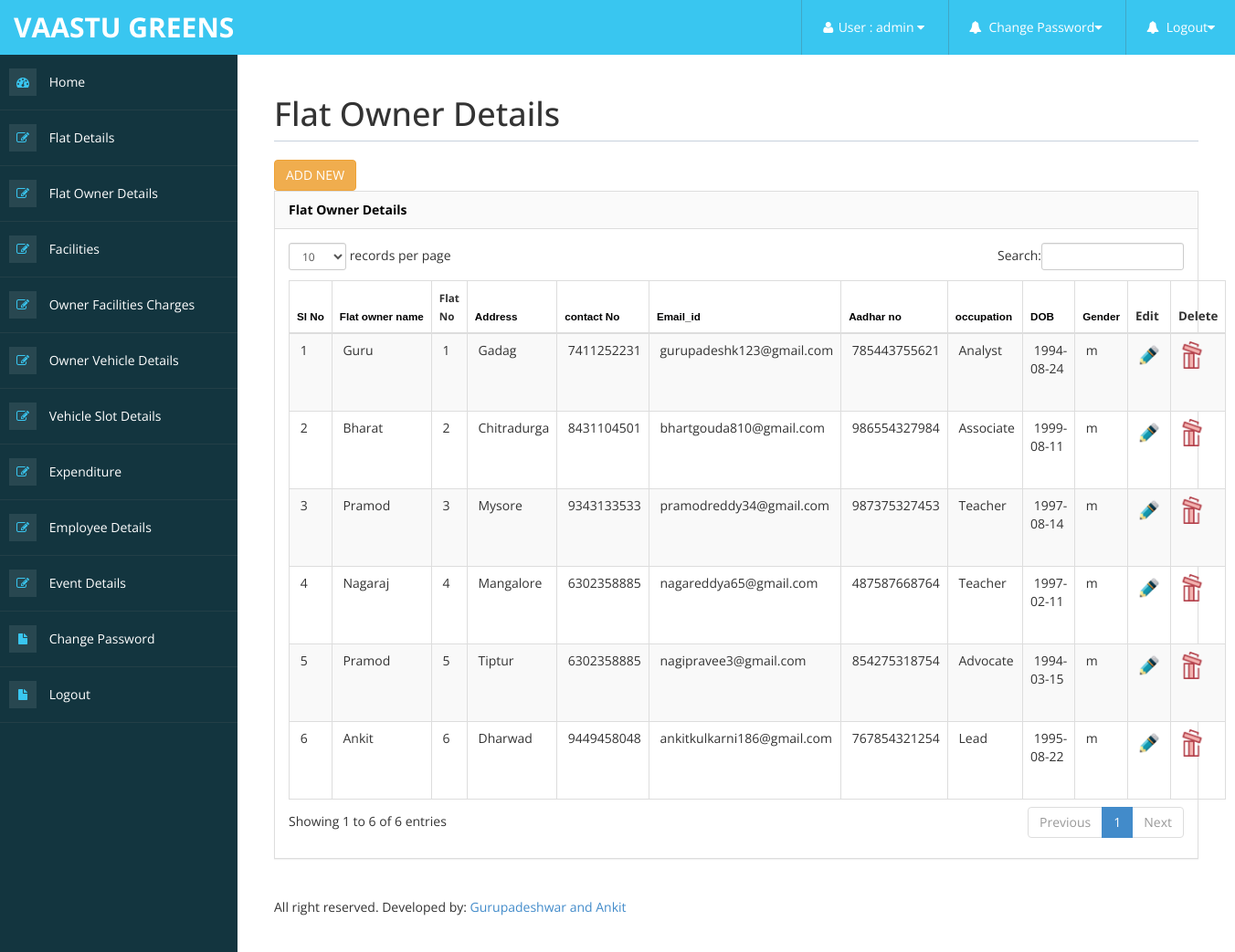
/admin/Flat_owner_details_view.php (signed in), run on the app's committed database.
### tables this page shows
CREATE TABLE `flat_owner_details` (
  `Flat_owner_id` int(10) NOT NULL,
  `Flat_owner_name` varchar(25) NOT NULL,
  `Flat_id` int(10) NOT NULL,
  `Address` varchar(25) NOT NULL,
  `contact_no` bigint(10) NOT NULL,
  `email_id` varchar(100) NOT NULL,
  `Aadhar_no` varchar(12) NOT NULL,
  `owner_occupation` varchar(25) NOT NULL,
  `DOB` date NOT NULL,
  `Gender` varchar(1) NOT NULL
);

CREATE TABLE `flat_details` (
  `Flat_detail_id` int(10) NOT NULL,
  `Flat_number` int(10) NOT NULL,
  `Flat_description` varchar(100) NOT NULL,
  `flat_photo` varchar(200) NOT NULL,
  `flat_type` varchar(15) NOT NULL
);

### admin/Flat_owner_details_view.php (the view, shortened to what this page needs)
<!DOCTYPE html>
<html xmlns="http://www.w3.org/1999/xhtml">
<head>
<?php include('metadata.php');?>
<?php include('header.php');?>
<?php include('sidebar.php');?>
</head>
<body>
        <div id="page-wrapper" >
            <div id="page-inner">
			 <div class="row">
                    <div class="col-md-12">
                        <h1 class="page-header">
                            Flat Owner Details
                        </h1>
                    </div>
                </div>
               <a href="Flat_owner_detais_form.php" class="btn btn-warning btn" >ADD NEW</a>
            <div class="row">
                <div class="col-md-12">
                    <div class="panel panel-default">
                        <div class="panel-heading">
                             Flat Owner Details
                        </div>
                        <div class="panel-body">
                            <div class="table-responsive">
                                <table width="834" height="350" class="table table-striped table-bordered table-hover" id="dataTables-example">
                                  <thead>
                                    <tr>
                                      <th width="30"><div align="left" class="style4 style2">
                                          <div align="left"><span style="color: rgb(0, 0, 0); font-family: sans-serif; font-style: normal; font-variant-ligatures: normal; font-variant-caps: normal; font-weight: 700; letter-spacing: normal; orphans: 2; text-align: left; text-indent: 0px; text-transform: none; white-space: nowrap; widows: 2; word-spacing: 0px; -webkit-text-stroke-width: 0px; background-color: rgb(253, 253, 254); text-decoration-thickness: initial; text-decoration-style: initial; text-decoration-color: initial; display: inline !important; float: none;">Sl No</span></div>
                                      </div></th>
                                      <th width="99"><div align="left" class="style4 style2">
                                          <div align="left"><span style="color: rgb(0, 0, 0); font-family: sans-serif; font-style: normal; font-variant-ligatures: normal; font-variant-caps: normal; font-weight: 700; letter-spacing: normal; orphans: 2; text-align: left; text-indent: 0px; text-transform: none; white-space: nowrap; widows: 2; word-spacing: 0px; -webkit-text-stroke-width: 0px; background-color: rgb(253, 253, 254); text-decoration-thickness: initial; text-decoration-style: initial; text-decoration-color: initial; display: inline !important; float: none;">Flat owner name</span></div>
                                      </div></th>
                                      <th width="61"><span class="style4 style2">Flat No</span></th>
                                      <th width="78"><div align="left" class="style4 style2"><span style="color: rgb(0, 0, 0); font-family: sans-serif; font-style: normal; font-variant-ligatures: normal; font-variant-caps: normal; font-weight: 700; letter-spacing: normal; orphans: 2; text-align: left; text-indent: 0px; text-transform: none; white-space: nowrap; widows: 2; word-spacing: 0px; -webkit-text-stroke-width: 0px; background-color: rgb(253, 253, 254); text-decoration-thickness: initial; text-decoration-style: initial; text-decoration-color: initial; display: inline !important; float: none;">Address</span></div></th>
                                      <th width="77"><div align="left" class="style4 style2"><span style="color: rgb(0, 0, 0); font-family: sans-serif; font-style: normal; font-variant-ligatures: normal; font-variant-caps: normal; font-weight: 700; letter-spacing: normal; orphans: 2; text-align: left; text-indent: 0px; text-transform: none; white-space: nowrap; widows: 2; word-spacing: 0px; -webkit-text-stroke-width: 0px; background-color: rgb(253, 253, 254); text-decoration-thickness: initial; text-decoration-style: initial; text-decoration-color: initial; display: inline !important; float: none;">contact No</span></div></th>
                                      <th width="88"><div align="left" class="style4 style2"><span style="color: rgb(0, 0, 0); font-family: sans-serif; font-style: normal; font-variant-ligatures: normal; font-variant-caps: normal; font-weight: 700; letter-spacing: normal; orphans: 2; text-align: left; text-indent: 0px; text-transform: none; white-space: nowrap; widows: 2; word-spacing: 0px; -webkit-text-stroke-width: 0px; background-color: rgb(253, 253, 254); text-decoration-thickness: initial; text-decoration-style: initial; text-decoration-color: initial; display: inline !important; float: none;">Email_id</span></div></th>
                                      <th width="73"><div align="left" class="style4 style2"><span style="color: rgb(0, 0, 0); font-family: sans-serif; font-style: normal; font-variant-ligatures: normal; font-variant-caps: normal; font-weight: 700; letter-spacing: normal; orphans: 2; text-align: left; text-indent: 0px; text-transform: none; white-space: nowrap; widows: 2; word-spacing: 0px; -webkit-text-stroke-width: 0px; background-color: rgb(253, 253, 254); text-decoration-thickness: initial; text-decoration-style: initial; text-decoration-color: initial; display: inline !important; float: none;">Aadhar no</span></div></th>
                                      <th width="114"><div align="left" class="style4 style2"><span style="color: rgb(0, 0, 0); font-family: sans-serif; font-style: normal; font-variant-ligatures: normal; font-variant-caps: normal; font-weight: 700; letter-spacing: normal; orphans: 2; text-align: left; text-indent: 0px; text-transform: none; white-space: nowrap; widows: 2; word-spacing: 0px; -webkit-text-stroke-width: 0px; background-color: rgb(253, 253, 254); text-decoration-thickness: initial; text-decoration-style: initial; text-decoration-color: initial; display: inline !important; float: none;">occupation</span></div></th>
                                      <th width="44"><div align="left" class="style4 style2"><span style="color: rgb(0, 0, 0); font-family: sans-serif; font-style: normal; font-variant-ligatures: normal; font-variant-caps: normal; font-weight: 700; letter-spacing: normal; orphans: 2; text-align: left; text-indent: 0px; text-transform: none; white-space: nowrap; widows: 2; word-spacing: 0px; -webkit-text-stroke-width: 0px; background-color: rgb(253, 253, 254); text-decoration-thickness: initial; text-decoration-style: initial; text-decoration-color: initial; display: inline !important; float: none;">DOB</span></div></th>
                                      <th width="70"><div align="left" class="style4 style2"><span style="color: rgb(0, 0, 0); font-family: sans-serif; font-style: normal; font-variant-ligatures: normal; font-variant-caps: normal; font-weight: 700; letter-spacing: normal; orphans: 2; text-align: left; text-indent: 0px; text-transform: none; white-space: nowrap; widows: 2; word-spacing: 0px; -webkit-text-stroke-width: 0px; background-color: rgb(253, 253, 254); text-decoration-thickness: initial; text-decoration-style: initial; text-decoration-color: initial; display: inline !important; float: none;">Gender</span></div></th>
                                      <th width="46" class="style2"><div align="left" class="style4 style2">Edit</div></th>
                                      <th width="56" class="style2"><div align="left" class="style4 style2">Delete</div></th>
                                    </tr>
                                  </thead>
                                  <tbody>
                                    <?php
	include("../db_connect/db_connect.php");
	$sl_no=1;
	 $sql="select * from flat_owner_details fo, flat_details fd where fd.Flat_detail_id=fo.Flat_id";
	$res=mysqli_query($conn,$sql);
	while($row=mysqli_fetch_array($res))
	{
	?>
                                    <tr>
                                      <td height="68">&nbsp;<?php echo $sl_no++;?></td>
                                      <td>&nbsp;<?php echo $row['Flat_owner_name'];?></td>
                                      <td>&nbsp;<?php echo $row['Flat_number'];?></td>
                                      <td>&nbsp;<?php echo $row['Address'];?></td>
                                      <td>&nbsp;<?php echo $row['contact_no'];?></td>
                                      <td>&nbsp;<?php echo $row['email_id'];?></td>
                                      <td>&nbsp;<?php echo $row['Aadhar_no'];?></td>
                                      <td>&nbsp;<?php echo $row['owner_occupation'];?></td>
                                      <td>&nbsp;<?php echo $row['DOB'];?></td>
                                      <td width="70">&nbsp;<?php echo $row['Gender'];?></td>
                                      <td width="46"><a href="Flat_owner_details_edit.php?Flat_owner_id=<?php echo $row['Flat_owner_id'];?>"><img src="img/EDIT.png" width="30" height="30"></a></td>
                                      <td width="56"><a href="Flat_owner_details_delete.php?Flat_owner_id=<?php echo $row['Flat_owner_id'];?>"><img src="img/delete.png" width="30" height="30"></a></td>
                                    </tr>
                                    <?php
	}
	?>
                                  </tbody>
                              </table>
</div>
                  </div>
                    </div>
                <?php include('footer.php');?>
			    </div>
</body>
</html>

### admin/assets/css/custom-styles.css (style rules this page uses)
body { font-family: 'Open Sans', sans-serif; }
#page-wrapper { padding: 15px 15px; min-height: 600px; background: #FFFFFF; }
#page-inner { width:100%; margin:10px 20px 10px 0px; background-color:transparent; padding:10px; min-height:1200px; }
h1, .h1, h2, .h2, h3, .h3 { margin-top: 7px; margin-bottom: -5px; }
.panel { border-radius:0px; }
.page-header { padding-bottom: 9px; margin: 10px 0 20px; border-bottom: 1px solid #C7D1DD; }
.panel-default > .panel-heading { color: #000; background-color: #FFFFFF; border-color: #ddd; font-weight:bold; background: #FAFAFA; }
@media (min-width:768px) { #page-wrapper { margin: 0 0 0 260px; padding: 15px 30px; min-height: 1200px; } }

### admin/Flat_owner_details_view.php (style rules this page uses)
.style4 { font-size: smaller; }

### data on the page
flat_owner_details: Flat_owner_name "Guru", flat_details.Flat_number "1", Address "Gadag", contact_no "7411252231", email "gurupadeshk123@gmail.com", Aadhar_no "785443755621", owner_occupation "Analyst", DOB "1994-08-24", Gender "m"
flat_owner_details: Flat_owner_name "Bharat", flat_details.Flat_number "2", Address "Chitradurga", contact_no "8431104501", email "bhartgouda810@gmail.com", Aadhar_no "986554327984", owner_occupation "Associate", DOB "1999-08-11", Gender "m"
flat_owner_details: Flat_owner_name "Pramod", flat_details.Flat_number "3", Address "Mysore", contact_no "9343133533", email "pramodreddy34@gmail.com", Aadhar_no "987375327453", owner_occupation "Teacher", DOB "1997-08-14", Gender "m"
flat_owner_details: Flat_owner_name "Nagaraj", flat_details.Flat_number "4", Address "Mangalore", contact_no "6302358885", email "nagareddya65@gmail.com", Aadhar_no "487587668764", owner_occupation "Teacher", DOB "1997-02-11", Gender "m"
flat_owner_details: Flat_owner_name "Pramod", flat_details.Flat_number "5", Address "Tiptur", contact_no "6302358885", email "nagipravee3@gmail.com", Aadhar_no "854275318754", owner_occupation "Advocate", DOB "1994-03-15", Gender "m"
flat_owner_details: Flat_owner_name "Ankit", flat_details.Flat_number "6", Address "Dharwad", contact_no "9449458048", email "ankitkulkarni186@gmail.com", Aadhar_no "767854321254", owner_occupation "Lead", DOB "1995-08-22", Gender "m"

### other printed values
$_SESSION['uname'] "admin"
